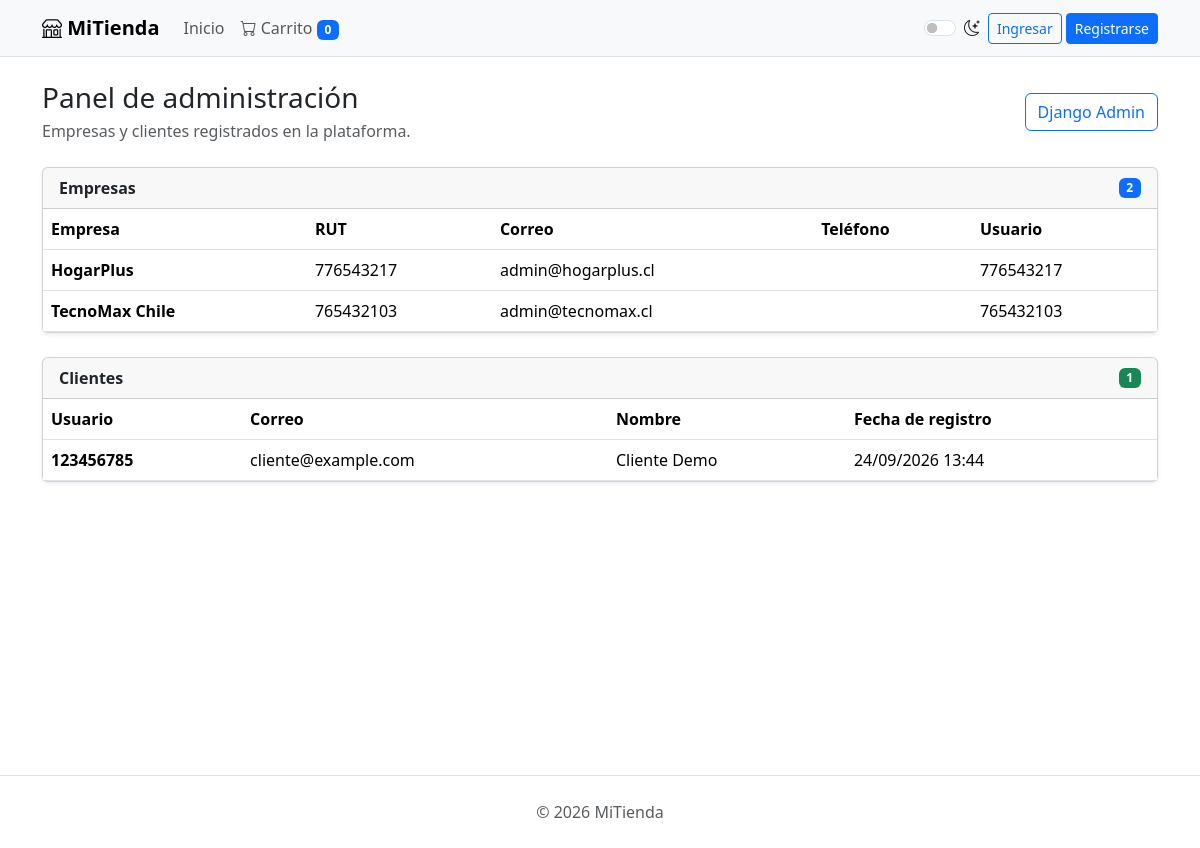
/admin-dashboard/ (signed in), run on the app's committed database.
### shop/models.py (models this page shows, shortened)
class Company(models.Model):
    owner = models.OneToOneField(User, on_delete=models.CASCADE, related_name="company")
    name = models.CharField(max_length=150)
    rut = models.CharField(max_length=12, unique=True, validators=[validate_rut])
    description = models.TextField(blank=True)
    logo = models.ImageField(upload_to="companies/logos/", blank=True, null=True)
    active = models.BooleanField(default=True)
    created_at = models.DateTimeField(auto_now_add=True)

class User(AbstractUser):
    class UserType(models.TextChoices):
        CLIENT = "CLIENT", "Cliente"
        COMPANY = "COMPANY", "Empresa"
    username = models.CharField(max_length=150, unique=True, editable=False)
    first_name = models.CharField(max_length=150, blank=True)
    last_name = models.CharField(max_length=150, blank=True)
    rut = models.CharField(max_length=12, unique=True, validators=[validate_rut])
    email = models.EmailField(unique=True)
    phone_country_code = models.CharField(max_length=6, default="+56")
    phone_number = models.CharField(max_length=20)
    user_type = models.CharField(max_length=10, choices=UserType.choices, default=UserType.CLIENT)
    USERNAME_FIELD = "rut"
    REQUIRED_FIELDS = ["email"]
    objects = UserManager()

### shop/views.py (the view)
# urls.py: path('admin-dashboard/', admin_dashboard, name='admin_dashboard'),
@login_required
@user_passes_test(lambda u: u.is_superuser)
def admin_dashboard(request):
    from django.contrib.auth import get_user_model
    from .models import Company
    User = get_user_model()
    companies = Company.objects.select_related("owner").all().order_by("name")
    customers = User.objects.filter(
        user_type=User.UserType.CLIENT,
        is_superuser=False,
    ).order_by("username")
    return render(request, "admin/dashboard.html", {
        "companies": companies,
        "customers": customers,
    })

### shop/templates/admin/dashboard.html (shortened to what this page needs)
{% extends "base.html" %}
{% block content %}
<div class="container py-4">
  <div class="d-flex flex-wrap justify-content-between align-items-center gap-2 mb-4">
    <div>
      <h1 class="h3 mb-1">Panel de administración</h1>
      <p class="text-body-secondary mb-0">Empresas y clientes registrados en la plataforma.</p>
    </div>
    <a class="btn btn-outline-primary" href="/admin/">Django Admin</a>
  </div>
  <div class="row g-4">
    <div class="col-12">
      <div class="card shadow-sm">
        <div class="card-header d-flex justify-content-between align-items-center">
          <strong>Empresas</strong>
          <span class="badge text-bg-primary">{{ companies|length }}</span>
        </div>
        <div class="card-body p-0">
          <div class="table-responsive">
            <table class="table table-hover align-middle mb-0">
              <thead>
                <tr>
                  <th>Empresa</th>
                  <th>RUT</th>
                  <th>Correo</th>
                  <th>Teléfono</th>
                  <th>Usuario</th>
                </tr>
              </thead>
              <tbody>
                {% for company in companies %}
                <tr>
                  <td class="fw-semibold">{{ company.name }}</td>
                  <td>{{ company.rut }}</td>
                  <td>{{ company.owner.email }}</td>
                  <td>{{ company.phone_prefix }} {{ company.phone }}</td>
                  <td>{{ company.owner.username }}</td>
                </tr>
                {% empty %}
                <tr><td colspan="5" class="text-center py-4 text-body-secondary">No hay empresas registradas.</td></tr>
                {% endfor %}
              </tbody>
            </table>
          </div>
        </div>
      </div>
    </div>
    <div class="col-12">
      <div class="card shadow-sm">
        <div class="card-header d-flex justify-content-between align-items-center">
          <strong>Clientes</strong>
          <span class="badge text-bg-success">{{ customers|length }}</span>
        </div>
        <div class="card-body p-0">
          <div class="table-responsive">
            <table class="table table-hover align-middle mb-0">
              <thead>
                <tr>
                  <th>Usuario</th>
                  <th>Correo</th>
                  <th>Nombre</th>
                  <th>Fecha de registro</th>
                </tr>
              </thead>
              <tbody>
                {% for customer in customers %}
                <tr>
                  <td class="fw-semibold">{{ customer.username }}</td>
                  <td>{{ customer.email|default:"—" }}</td>
                  <td>{{ customer.get_full_name|default:"—" }}</td>
                  <td>{{ customer.date_joined|date:"d/m/Y H:i" }}</td>
                </tr>
                {% empty %}
                <tr><td colspan="4" class="text-center py-4 text-body-secondary">No hay clientes registrados.</td></tr>
                {% endfor %}
              </tbody>
            </table>
          </div>
        </div>
      </div>
    </div>
  </div>
</div>
{% endblock %}

### shop/templates/base.html (shortened to what this page needs)
{% load static %}
<!doctype html>
<html lang="es" data-bs-theme="light">
<head>
    <link href="https://cdn.jsdelivr.net/npm/bootstrap@5.3.3/dist/css/bootstrap.min.css" rel="stylesheet">
    <link href="https://cdn.jsdelivr.net/npm/bootstrap-icons@1.11.3/font/bootstrap-icons.min.css" rel="stylesheet">
    <link rel="stylesheet" href="{% static 'css/shop.css' %}">
</head>
<body>
<nav class="navbar navbar-expand-lg bg-body-tertiary border-bottom">
    <div class="container">
        <a class="navbar-brand fw-bold" href="/">
            <i class="bi bi-shop"></i> MiTienda
        </a>
        <div class="collapse navbar-collapse" id="nav">
            <ul class="navbar-nav me-auto">
                <li class="nav-item"><a class="nav-link" href="/">Inicio</a></li>
                <li class="nav-item"><a class="nav-link" href="/cart/"><i class="bi bi-cart"></i> Carrito <span id="cart-counter" class="badge text-bg-primary">0</span></a></li>
            </ul>
            <div class="d-flex align-items-center gap-2">
                <div class="form-check form-switch m-0">
                    <input class="form-check-input" type="checkbox" id="themeSwitch">
                    <label class="form-check-label" for="themeSwitch"><i class="bi bi-moon-stars"></i></label>
                </div>
                <div id="auth-buttons"></div>
            </div>
        </div>
    </div>
</nav>
<main>{% block content %}{% endblock %}</main>
<footer class="border-top mt-5 py-4">
    <div class="container text-center text-body-secondary">© 2026 MiTienda</div>
</footer>
</body>
</html>

### shop/static/css/shop.css (style rules this page uses)
html, body { min-height: 100%; }
body { min-height: 100vh; }
main { min-height: calc(100vh - 130px); }
.card { transition: transform .15s ease, box-shadow .15s ease; }

### data on the page
Company: name "HogarPlus", rut "776543217", owner.email "admin@hogarplus.cl", owner.username "776543217"
Company: name "TecnoMax Chile", rut "765432103", owner.email "admin@tecnomax.cl", owner.username "765432103"
User: username "123456785", email "cliente@example.com", get_full_name "Cliente Demo", date_joined "24/09/2026 13:44"

### other printed values
{{ companies|length }} "2"
{{ customers|length }} "1"
